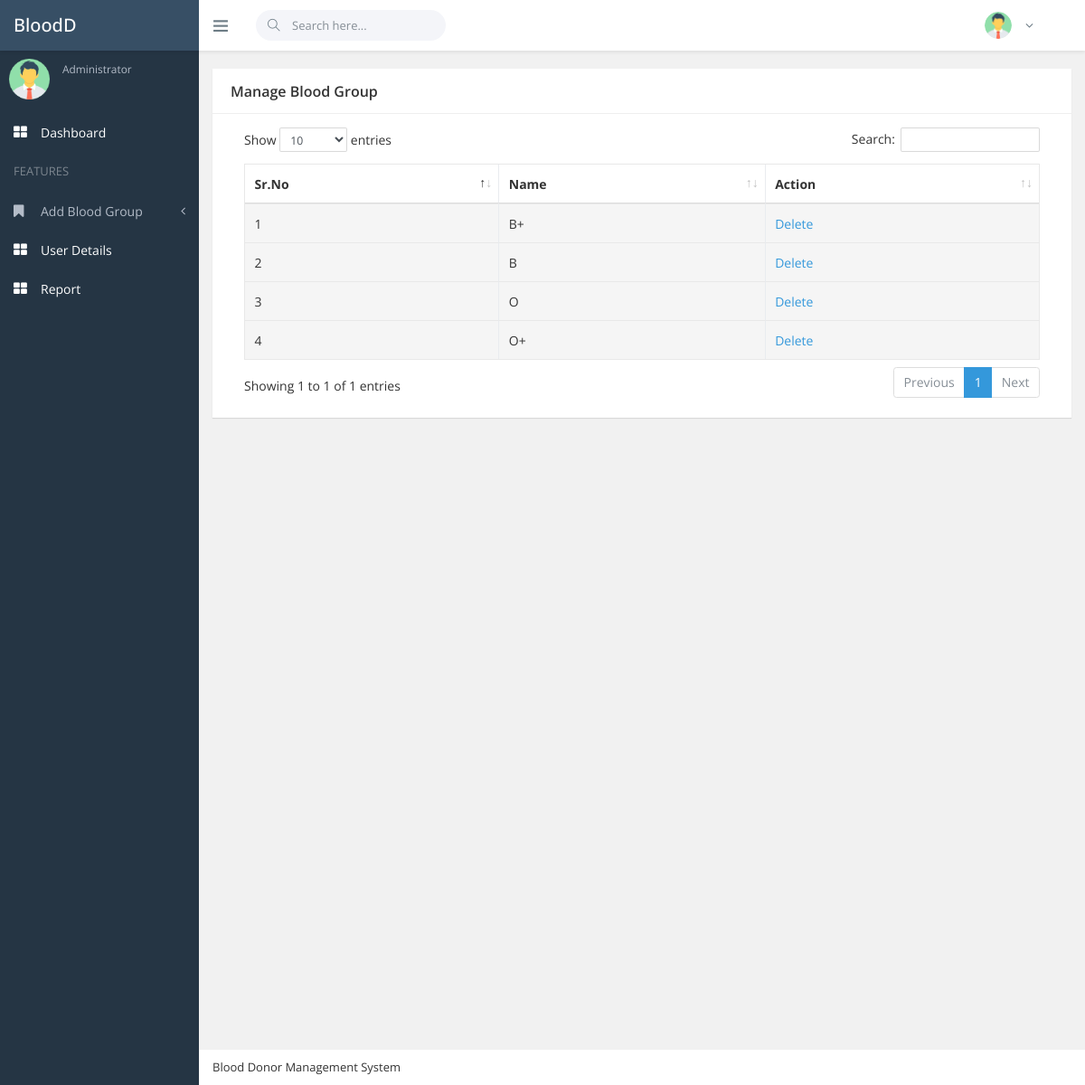
Page /blood/index.php/admin/bloodgroup/Manage on the committed database.
### tables this page shows
CREATE TABLE `bloodgroup` (
  `id` int(11) NOT NULL,
  `bloodname` varchar(45) DEFAULT NULL
);

### blood/application/controllers/admin/Bloodgroup.php (called while the page is built, shortened)
<?php
class Bloodgroup extends CI_Controller {
	public function Manage()
	{
	    $this->load->model('admin/Bloodgroup_Model','viewuser');
		$userdetails=$this->viewuser->getusedetails();
		$this->load->view('admin/manage',['viewdetails'=>$userdetails]);
	}
}

### blood/index.php (called while the page is built, shortened)
<?php
require_once BASEPATH.'core/CodeIgniter.php';

### blood/application/models/admin/Bloodgroup_Model.php (called while the page is built, shortened)
<?php
class Bloodgroup_Model extends CI_Model{
public function getusedetails(){
	$query=$this->db->select('id,bloodname')
	->from('bloodgroup')
	->get();
	return $query->result();
}
}

### blood/application/views/admin/manage.php (the view, shortened to what this page needs)
<!DOCTYPE html>
<html lang="en">
<head>
    <link href="<?php echo base_url('assets/vendors/bootstrap/dist/css/bootstrap.min.css')?>" rel="stylesheet" />
    <link href="<?php echo base_url('assets/vendors/font-awesome/css/font-awesome.min.css')?>" rel="stylesheet" />
    <link href="<?php echo base_url('assets/vendors/themify-icons/css/themify-icons.css')?>" rel="stylesheet" />
    <link href="<?php echo base_url('assets/vendors/DataTables/datatables.min.css')?>" rel="stylesheet" />
    <link href="<?php echo base_url('assets/css/main.min.css')?>" rel="stylesheet" />
</head>
<body class="fixed-navbar">
    <div class="page-wrapper">
        <?php include APPPATH.'views/admin/include/header.php';?>
        <?php include APPPATH.'views/admin/include/sidebar.php';?>
        <div class="content-wrapper">
            <div class="page-content fade-in-up">
                <div class="ibox">
                    <div class="ibox-head">
                        <div class="ibox-title">Manage Blood Group</div>
                    </div>
                    <div class="ibox-body">
                        <table class="table table-striped table-bordered table-hover" id="example-table" cellspacing="0" width="100%">
                            <thead>
                                <tr>
                                <th>Sr.No</th>
                                    <th>Name</th>
                                    <th>Action</th>
                                </tr>
                            </thead>
                            <?php
if(count($viewdetails)):
	$cnt=1;
foreach($viewdetails as $row):
?>
              <tbody>
                <tr>
                  <td><?php echo $cnt;?></td>
                  <td><?php  echo $row->bloodname;?></td>
                  <td><?php echo anchor("admin/Bloodgroup/delete/{$row->id}",'Delete'); ?>
                  </td>
                </tr>
                <?php
                    $cnt=$cnt+1;
                    endforeach;
                    else:
                    ?>
                    <tr>
                    <td colspan="5" style="color:red; text-align:center">No Record found</td>
                    </tr>
                    <?php endif;?>
                            </tbody>
                        </table>
                    </div>
                </div>
            <?php include APPPATH.'views/admin/include/footer.php';?>
        </div>
    </div>
</body>
</html>

### rows in the picture
bloodgroup: bloodname "B+", id "Delete"
bloodgroup: bloodname "B", id "Delete"
bloodgroup: bloodname "O", id "Delete"
bloodgroup: bloodname "O+", id "Delete"
